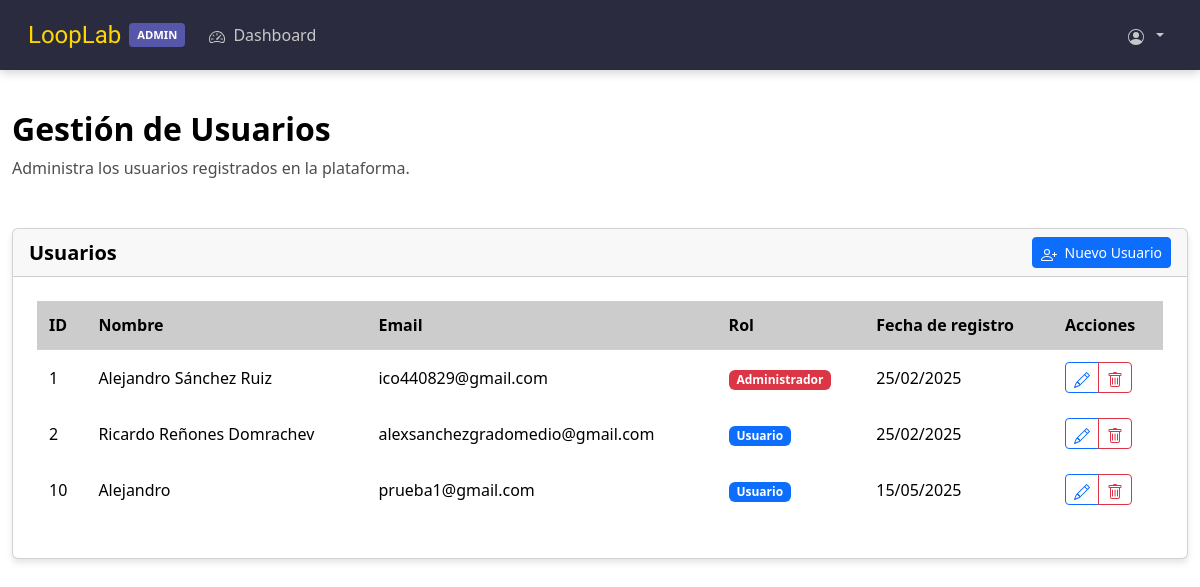
Page /public/usuarios/index.php on the earlier database version.
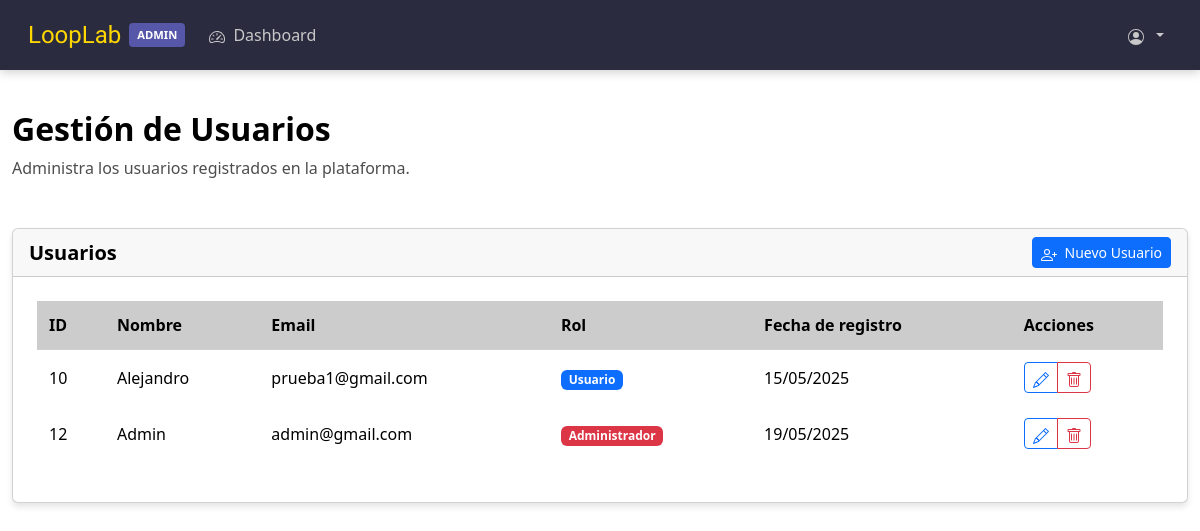
Same page on the later database version.
### tables this page shows
CREATE TABLE `usuarios` (
  `id` int(11) NOT NULL,
  `nombre` varchar(255) DEFAULT NULL,
  `email` varchar(100) DEFAULT NULL,
  `password` varchar(255) DEFAULT NULL,
  `role` enum('admin','user') NOT NULL,
  `fecha_creacion` date DEFAULT current_timestamp()
);

### app/Core/Response.php (called while the page is built, shortened)
<?php
class Response
{
    public static function view(string $view, array $data = []): void
    {
        extract($data);
        $content = self::loadView($view, $data);
        require self::getViewPath('layouts/app');
    }
    public static function loadView(string $view, array $data = []): string
    {
        $filePath = self::getViewPath($view);
        extract($data);
        require $filePath;
        $html = ob_get_clean();
        return $html;
    }
    private static function getViewPath(string $view): string
    {
        $ds = DIRECTORY_SEPARATOR;
        $basePath = __DIR__ . "{$ds}..{$ds}..{$ds}resources{$ds}views{$ds}";
        $viewPath = str_replace('.', $ds, $view);
        $phpPath = $basePath . "{$viewPath}.php";
        if (file_exists($phpPath)) {
            return $phpPath;
        }
        throw new \RuntimeException("La vista '{$view}' no fue encontrada.");
    }
}

### app/Core/helpers.php (called while the page is built, shortened)
<?php
function request(): Request
{
    static $instance = null;
    if ($instance === null) {
        $instance = new Request();
    }
    return $instance;
}
function session(): Session
{
    static $instance = null;
    if ($instance === null) {
        $instance = new Session();
    }
    return $instance;
}
function view(string $view, array $data = []): void
{
    Response::view($view, $data);
}

### public/usuarios/index.php (called while the page is built, shortened)
<?php
$usuarios = Usuario::all();
$content = view('admin/usuarios/index', [
    'usuarios' => $usuarios
]);

### app/Core/Model.php (called while the page is built, shortened)
<?php
abstract class Model
{
    protected static string $table;
    protected static array $fillable;
    protected static array $aggregates;
    protected static array $pivots;
    public function __get($propiedad)
    {
        if (property_exists($this, $propiedad)) {
            return $this->$propiedad;
        }
        return null;
    }
    public static function getFillable(){
        return static::$fillable ?? [];
    }
    public static function getAggregates(){
        return static::$aggregates ?? [];
    }
    public static function getPivots(){
        return static::$pivots ?? [];
    }
    public static function all(): array
    {
        $sql = "SELECT * FROM " . static::$table;
        return DB::select(static::class, $sql);
    }
}

### app/Core/DB.php (called while the page is built, shortened)
<?php
class DB
{
    private static ?\PDO $connection = null;
    public static function connection(): \PDO
    {
        if (self::$connection === null) {
            $dbHost = DB_HOST;
            $dbName = DB_NAME;
            $dbUser = DB_USER;
            $dbPass = DB_PASS;
            $dsn = "mysql:host=$dbHost;dbname=$dbName;charset=utf8mb4";
            self::$connection = new \PDO($dsn, $dbUser, $dbPass);
        }
        return self::$connection;
    }
    public static function select(string $modelName, string $sql, array $params = []): array
    {
        $stmt = self::prepare($sql, $params);
        $stmt->execute();
        $models = [];
        while ($row = $stmt->fetch(\PDO::FETCH_ASSOC)) {
            $model = new $modelName();
            $model->id = $row['id'];
            foreach ($model::getFillable() as $field) {
                if (isset($row[$field])) {
                    $model->$field = $row[$field];
                }
            }
            $models[] = $model;
        }
        return $models;
    }
    private static function prepare(string $sql, array $params = []): \PDOStatement
    {
        $db = self::connection();
        $stmt = $db->prepare($sql);
        return $stmt;
    }
}

### app/Core/Session.php (called while the page is built, shortened)
<?php
class Session {
    public function get(string $key, $default = null) {
        return $_SESSION[$key] ?? $default;
    }
    public function hasFlash(string $key): bool {
        return isset($_SESSION['_flash']) && array_key_exists($key, $_SESSION['_flash']);
    }
}

### app/Core/Auth.php (called while the page is built, shortened)
<?php
class Auth {
    public static function user(): ?array {
        return session()->get('user');
    }
    public static function id(): ?int {
        $user = self::user();
        return $user ? $user['id'] : null;
    }
}

### app/Core/Request.php (called while the page is built, shortened)
<?php
class Request
{
    protected array $server;
    public function __construct()
    {
        $this->server = $_SERVER;
    }
    public function url(): string
    {
        return $this->server['REQUEST_URI'] ?? '/';
    }
    public function routeIs(string $route): bool
    {
        $currentRoute = parse_url($this->server['REQUEST_URI'], PHP_URL_PATH);
        $basePath = parse_url(BASE_URL, PHP_URL_PATH);
        $currentRoute = preg_replace('#^' . preg_quote($basePath) . '#', '', $currentRoute);
        return trim($currentRoute, '/') === trim($route, '/');
    }
}

### resources/views/admin/usuarios/index.php (the view, shortened to what this page needs)
<div class="container-fluid py-4">
    <div class="row mb-4">
        <div class="col-12">
            <h1 class="admin-title">Gestión de Usuarios</h1>
            <p class="admin-subtitle">Administra los usuarios registrados en la plataforma.</p>
        </div>
    </div>
    <div class="row mb-4">
        <div class="col-12">
            <div class="card admin-card">
                <div class="card-header d-flex justify-content-between align-items-center">
                    <h5 class="card-title mb-0">Usuarios</h5>
                    <a href="<?= BASE_URL ?>/auth/register/index.php" class="btn btn-sm btn-primary">
                        Nuevo Usuario
                    </a>
                </div>
                <div class="card-body">
                    <div class="table-responsive">
                        <table class="table table-hover align-middle">
                            <thead>
                                <tr>
                                    <th>ID</th>
                                    <th>Nombre</th>
                                    <th>Email</th>
                                    <th>Rol</th>
                                    <th>Fecha de registro</th>
                                    <th>Acciones</th>
                                </tr>
                            </thead>
                            <tbody>
                                <?php if (empty($usuarios)): ?>
                                    <tr>
                                        <td colspan="6" class="text-center py-4">No hay usuarios disponibles</td>
                                    </tr>
                                <?php else: ?>
                                    <?php foreach ($usuarios as $usuario): ?>
                                        <tr>
                                            <td><?= $usuario->id ?></td>
                                            <td><?= htmlspecialchars($usuario->nombre) ?></td>
                                            <td><?= htmlspecialchars($usuario->email) ?></td>
                                            <td>
                                                <span class="badge <?= $usuario->role === 'admin' ? 'bg-danger' : 'bg-primary' ?>">
                                                    <?= $usuario->role === 'admin' ? 'Administrador' : 'Usuario' ?>
                                                </span>
                                            </td>
                                            <td><?= $usuario->fecha_creacion ? date('d/m/Y', strtotime($usuario->fecha_creacion)) : 'N/A' ?></td>
                                            <td>
                                                <div class="btn-group" role="group">
                                                    <a href="<?= BASE_URL ?>/admin/usuarios/edit.php?id=<?= $usuario->id ?>" class="btn btn-sm btn-outline-primary">
                                                    </a>
                                                    <?php if ($usuario->id !== App\Core\Auth::id()): ?>
                                                        <a href="<?= BASE_URL ?>/admin/usuarios/delete.php?id=<?= $usuario->id ?>" class="btn btn-sm btn-outline-danger" onclick="return confirm('¿Estás seguro de eliminar este usuario?')">
                                                        </a>
                                                    <?php endif; ?>
                                                </div>
                                            </td>
                                        </tr>
                                    <?php endforeach; ?>
                                <?php endif; ?>
                            </tbody>
                        </table>
                    </div>
                </div>
            </div>
        </div>
    </div>
</div>

### resources/views/layouts/app.php (shortened to what this page needs)
<!DOCTYPE html>
<html lang="es">
<head>
    <link rel="stylesheet" href="https://cdn.jsdelivr.net/npm/bootstrap-icons@1.11.1/font/bootstrap-icons.css">
    <?php if(request()->routeIs('/instrumentales/index.php'))  : ?>
        <link rel="stylesheet" href="<?php echo BASE_URL . '/css/index_style.css'; ?>">
    <?php elseif(request()->routeIs('/instrumentales/instrumentales_index.php'))  : ?>
        <link rel="stylesheet" href="<?php echo BASE_URL . '/css/instrumentales_index.css'; ?>">
    <?php elseif(request()->routeIs('/contacts/index.php'))  : ?>
        <link rel="stylesheet" href="<?php echo BASE_URL . '/css/contact.css'; ?>">
    <?php elseif(request()->routeIs('/auth/login/index.php') || request()->routeIs('/auth/register/index.php'))  : ?>
        <link rel="stylesheet" href="<?php echo BASE_URL . '/css/auth.css'; ?>">
        <link href="https://cdn.jsdelivr.net/npm/bootstrap@5.3.2/dist/css/bootstrap.min.css" rel="stylesheet">
    <?php elseif(strpos(request()->url(), '/admin/') !== false || request()->routeIs('/usuarios/index.php'))  : ?>
        <link rel="stylesheet" href="<?php echo BASE_URL . '/css/admin.css'; ?>">
        <link href="https://cdn.jsdelivr.net/npm/bootstrap@5.3.2/dist/css/bootstrap.min.css" rel="stylesheet">
    <?php elseif(strpos(request()->url(), '/carrito/') !== false)  : ?>
        <link rel="stylesheet" href="<?php echo BASE_URL . '/css/cart.css'; ?>">
    <?php elseif(strpos(request()->url(), '/checkout/') !== false)  : ?>
        <link rel="stylesheet" href="<?php echo BASE_URL . '/css/cart.css'; ?>">
    <?php endif; ?>
</head>
<body>
    <?php
      if(strpos(request()->url(), '/admin/') !== false || request()->routeIs('/usuarios/index.php')) {
        include(__DIR__ . '/partials/headers/admin_header.php');
      }
      elseif(request()->routeIs('/instrumentales/index.php')) {
        include(__DIR__ . '/partials/headers/index_header.php');
      }
      elseif(request()->routeIs('/instrumentales/instrumentales_index.php')) {
        include(__DIR__ . '/partials/headers/instrumentales_header.php');
      }
      elseif(request()->routeIs('/contacts/index.php')) {
        include(__DIR__ . '/partials/headers/contact_header.php');
      }
      elseif(request()->routeIs('/usuarios/profile.php') || request()->routeIs('/usuarios/edit.php')) {
        include(__DIR__ . '/partials/headers/profile_header.php');
      }
      elseif(request()->routeIs('/auth/login/index.php') || request()->routeIs('/auth/register/index.php')) {
      }
      elseif(request()->routeIs('/carrito/index.php') || strpos(request()->url(), '/carrito/') !== false ||
             request()->routeIs('/checkout/index.php') || strpos(request()->url(), '/checkout/') !== false) {
        include(__DIR__ . '/partials/headers/cart_header.php');
      }
      else {
        include(__DIR__ . '/partials/headers/index_header.php');
      }
    ?>
    <main class="flex-grow-1 mt-2 mb-2">
        <?= $content ?>
    </main>
</body>
</html>

### resources/views/layouts/partials/headers/admin_header.php (shortened to what this page needs)
<header class="admin-header">
    <nav class="navbar navbar-expand-lg navbar-dark">
        <div class="container-fluid">
            <a class="navbar-brand" href="<?= BASE_URL ?>/instrumentales/index.php">
                <span style="font-family: 'Rubik Spray Paint', serif; color: #ffd700;">LoopLab</span>
                <span class="admin-badge">Admin</span>
            </a>
            <div class="collapse navbar-collapse" id="adminNavbar">
                <ul class="navbar-nav me-auto mb-2 mb-lg-0">
                    <li class="nav-item">
                        <a class="nav-link <?= request()->routeIs('/admin/index.php') ? 'active' : '' ?>" href="<?= BASE_URL ?>/admin/index.php">
                            Dashboard
                        </a>
                    </li>
                </ul>
                <ul class="navbar-nav">
                    <li class="nav-item dropdown">
                        <a class="nav-link dropdown-toggle" href="#" id="navbarDropdown" role="button" data-bs-toggle="dropdown" aria-expanded="false">
                        </a>
                    </li>
                </ul>
            </div>
        </div>
    </nav>
</header>

### public/css/admin.css (style rules this page uses)
:root { --admin-primary: #5757a9; --admin-primary-hover: #4646a0; --admin-secondary: #252525; --admin-success: #28a745; --admin-danger: #dc3545; --admin-warning: #ffcd07; --admin-info: #17a2b8; --admin-light: #000000; --admin-dark: #1e1e2f; --admin-card-bg: #2b2b40; --admin-text: #000000; --admin-text-muted: #4d4d4d; --admin-border: rgba(255, 255, 255, 0.1); --admin-brand: #ffd700; }
body { background-color: var(--admin-dark); color: var(--admin-text); font-family: "Segoe UI", Tahoma, Geneva, Verdana, sans-serif; }
.admin-title { color: var(--admin-text); font-size: 2rem; font-weight: 600; margin-bottom: 0.5rem; }
.admin-subtitle { color: var(--admin-text-muted); font-size: 1rem; margin-bottom: 1.5rem; }
.admin-header { background-color: var(--admin-card-bg); box-shadow: 0 2px 10px rgba(0, 0, 0, 0.2); margin-bottom: 1rem; }
.admin-header .navbar { padding: 0.75rem 1rem; }
.admin-header .navbar-brand { font-size: 1.5rem; display: flex; align-items: center; }
.admin-badge { background-color: var(--admin-primary); color: white; font-size: 0.7rem; padding: 0.2rem 0.5rem; border-radius: 0.25rem; margin-left: 0.5rem; text-transform: uppercase; font-weight: bold; }
.admin-header .nav-link { color: rgb(200, 200, 200); padding: 0.5rem 1rem; transition: color 0.3s ease; }
.admin-card { background-color: var(--admin-card-bg); border: none; border-radius: 0.5rem; box-shadow: 0 4px 6px rgba(0, 0, 0, 0.1); margin-bottom: 1.5rem; overflow: hidden; animation: fadeInUp 0.5s ease; }
.admin-card .card-body { padding: 1.5rem; }
.admin-card .card-title { color: var(--admin-text); font-size: 1.25rem; font-weight: 600; margin-bottom: 1rem; }
.table { color: var(--admin-text); margin-bottom: 0; animation: fadeInUp 0.9s ease; }
.table thead th { background-color: rgba(0, 0, 0, 0.2); border-bottom: 1px solid var(--admin-border); color: var(--admin-text); font-weight: 600; padding: 0.75rem; }
.table tbody td { border-bottom: 1px solid var(--admin-border); padding: 0.75rem; vertical-align: middle; }
.btn-primary { background-color: var(--admin-primary); border-color: var(--admin-primary); }
.btn-outline-primary { color: var(--admin-primary); border-color: var(--admin-primary); }

Differences in the rows shown:
removed usuarios: id "1", nombre "Alejandro Sánchez Ruiz", email "ico440829@gmail.com", role "Administrador", fecha_creacion "25/02/2025"
removed usuarios: id "2", nombre "Ricardo Reñones Domrachev", email "alexsanchezgradomedio@gmail.com", role "Usuario", fecha_creacion "25/02/2025"
added usuarios: id "12", nombre "Admin", email "admin@gmail.com", role "Administrador", fecha_creacion "19/05/2025"
